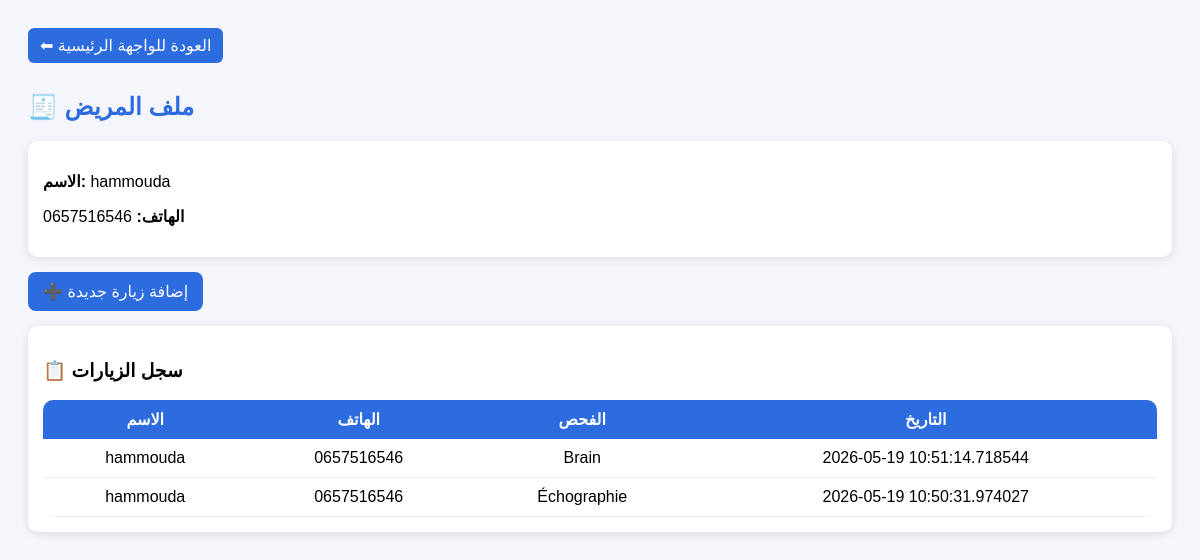
Page /patient/2 on the committed database.
### tables this page shows
CREATE TABLE bookings (
        id INTEGER PRIMARY KEY AUTOINCREMENT,
        fullname TEXT,
        phone TEXT,
        exam TEXT,
        created_at TEXT,
        price REAL DEFAULT 0,
        paid REAL DEFAULT 0,
        remaining REAL DEFAULT 0
    , status TEXT DEFAULT 'pending');

### app.py (the view)
@app.route("/patient/<int:id>")
def patient_profile(id):
    conn = sqlite3.connect(DB)
    cur = conn.cursor()
    cur.execute("SELECT * FROM bookings WHERE id=?", (id,))
    patient = cur.fetchone()
    cur.execute("""
        SELECT * FROM bookings
        WHERE phone = ?
        ORDER BY created_at DESC
    """, (patient[2],))
    history = cur.fetchall()
    conn.close()
    return render_template("patient.html", patient=patient, history=history)

### templates/patient.html (shortened to what this page needs)
<!DOCTYPE html>
<html lang="ar">
<head>
</head>
<body>
<a href="/admin-dashboard" style="
    display:inline-block;
    padding:8px 12px;
    background:#2d6cdf;
    color:white;
    border-radius:6px;
    text-decoration:none;
    margin-bottom:10px;
">
⬅ العودة للواجهة الرئيسية
</a>
<h2>🧾 ملف المريض</h2>
<div class="card">
    <p><b>الاسم:</b> {{ patient[1] }}</p>
    <p><b>الهاتف:</b> {{ patient[2] }}</p>
</div>
<a href="/new-visit/{{ patient[0] }}" style="
     display:inline-block;
    padding:10px 15px;
    background:#2d6cdf;
    color:white;
    border-radius:8px;
    text-decoration:none;
    margin-bottom:15px;
">
➕ إضافة زيارة جديدة
</a>
<div class="card">
    <h3>📋 سجل الزيارات</h3>
    <table>
        <tr>
            <th>الاسم</th>
            <th>الهاتف</th>
            <th>الفحص</th>
            <th>التاريخ</th>
        </tr>
        {% for h in history %}
        <tr>
            <td>{{ h[1] }}</td>
            <td>{{ h[2] }}</td>
            <td>{{ h[3] }}</td>
            <td>{{ h[4] }}</td>
        </tr>
        {% endfor %}
    </table>
</div>
</body>
</html>

### templates/patient.html (style rules this page uses)
body { font-family: Arial; background: #f4f6fb; padding: 20px; }
.card { background: white; padding: 15px; border-radius: 10px; margin-bottom: 15px; box-shadow: 0 2px 10px rgba(0,0,0,0.1); }
h2 { color: #2d6cdf; }
table { width: 100%; border-collapse: collapse; background: white; border-radius: 10px; overflow: hidden; }
th { background: #2d6cdf; color: white; padding: 10px; }
td { padding: 10px; text-align: center; border-bottom: 1px solid #eee; }

### rows in the picture
bookings: fullname "hammouda", phone "0657516546", exam "Échographie", created_at "2026-05-19 10:50:31.974027"
bookings: fullname "hammouda", phone "0657516546", exam "Brain", created_at "2026-05-19 10:51:14.718544"
